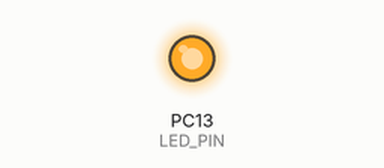
Recording of a program running on a simulated STM32 Blue Pill. Shown: output pins drawn as LEDs (lit = HIGH).

Above: at 0.4 s.
At 2.28 s:
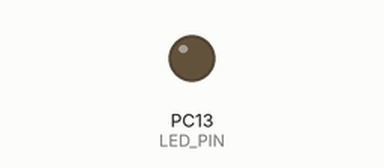
Timing chart, 0 to 3.0 s (numbered marks = the images above):
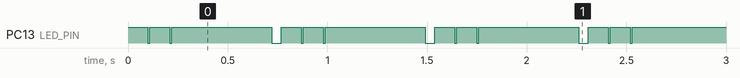

The program:

main.cpp
```cpp
#include <Arduino.h>

// put function declarations here:
int myFunction(int, int);
#define LED_PIN PC13


void setup()
{
  // Initialize the digital pin LED_BUILTIN as an output.
  pinMode(LED_PIN, OUTPUT);
}


void loop()
{

    // Turn the LED on (HIGH is the voltage level)
  digitalWrite(LED_PIN, HIGH);
  delay(100); // Wait for a second

  digitalWrite(LED_PIN, LOW);
  delay(10); // Wait for a second


    // Turn the LED on (HIGH is the voltage level)
  digitalWrite(LED_PIN, HIGH);
  delay(100); // Wait for a second

  digitalWrite(LED_PIN, LOW);
  delay(10); // Wait for a second


  // Turn the LED on (HIGH is the voltage level)
  digitalWrite(LED_PIN, HIGH);
  delay(500); // Wait for a second

  digitalWrite(LED_PIN, LOW);
  delay(50); // Wait for a second
}
```

Measured:
- by itself, PC13 (LED_PIN): repeats every 0.77 s: LOW 0.01 s, HIGH 0.10 s, LOW 0.01 s, HIGH 0.50 s, LOW 0.05 s, HIGH 0.10 s
